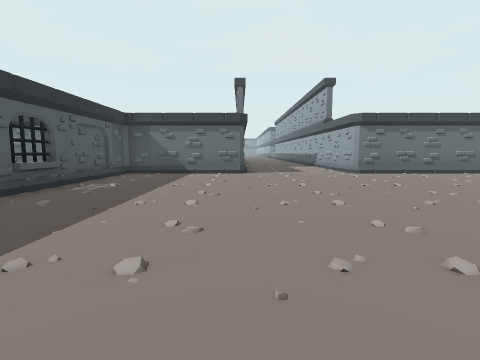
view 1 (above)

13 first-person views from a walk through a Godot game level. The camera is 1.4 m above the floor, tilts 6° down and sees 85° across. The floor is counted in squares, 2 m on a side. Each view is taken from the middle of a square. On the plan, view 1 faces up. The plan holds only what a view shows up to about 9 squares ahead; the rest is blank. The place goes on beyond the plan.

view 2
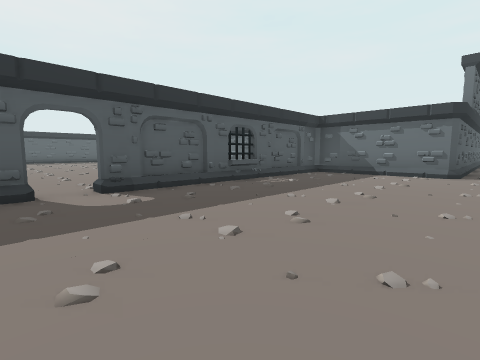

view 3
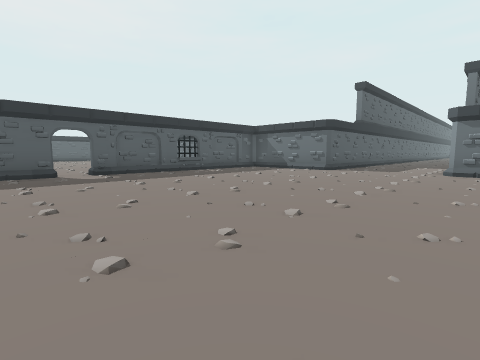

view 4
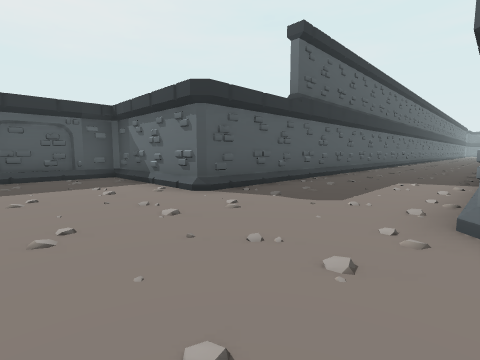

view 5
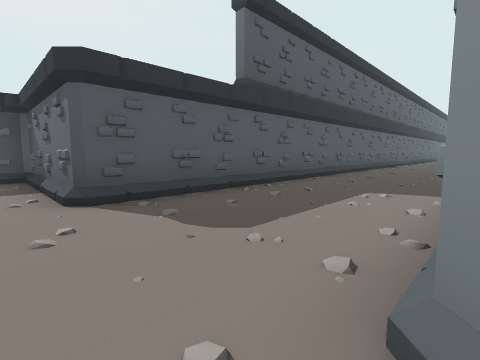

view 6
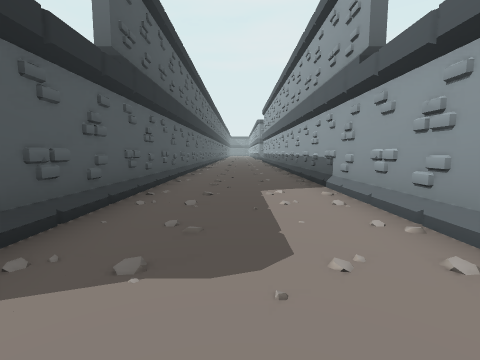

view 7
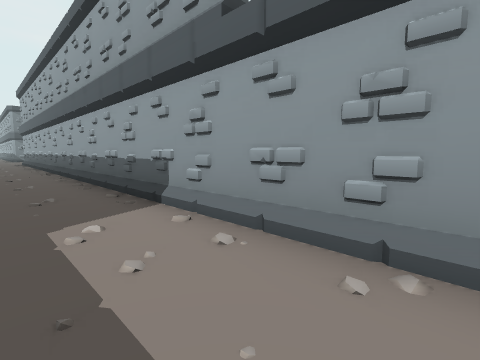

view 8
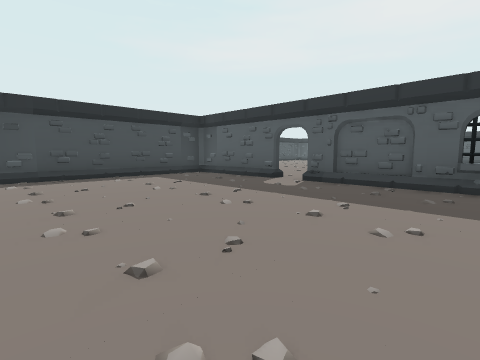

view 9
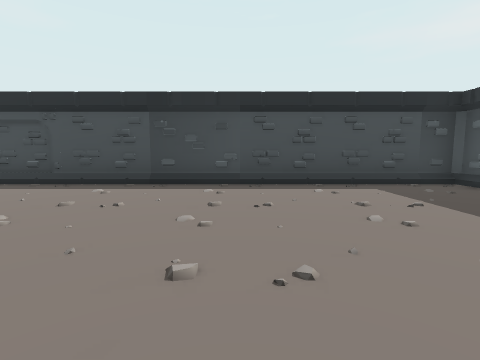

view 10
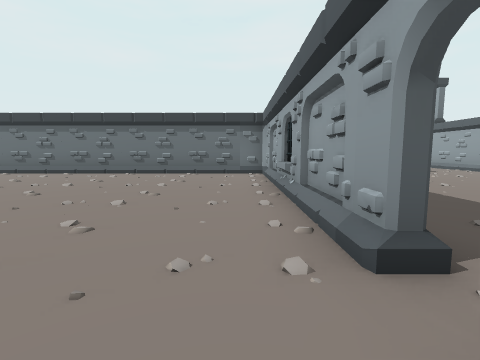

view 11
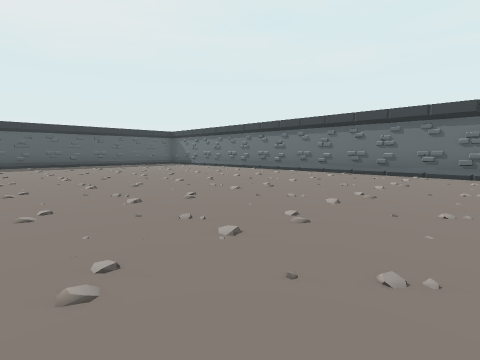

view 12
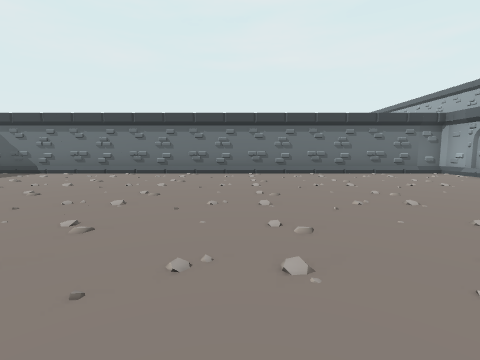

view 13
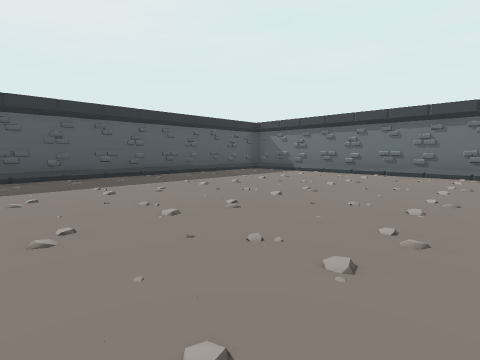

### Floor plan
Points are (right, up) in squares from view 1. A wall is a line through its corners. A room is listed if a view was taken in it or the views show most of it. See-through windows are left out.
Room 1 (views 1, 2, 3, 4, 5, 6, 7, 8, 9)
walls: (5.5, 8.9) (3.9, 8.9) (3.9, 17.5); (-3.9, 0.5) (-3.9, -2.9) (5.5, -2.9); (0.1, 17.1) (0.1, 9) (0, 8.9) (-3.9, 8.9) (-3.9, 1.5)
ways out: opening at (-4, 1) to room 2
Room 2 (views 10, 11, 12, 13)
walls: (-4.1, 1.5) (-4.1, 8.9) (-19.1, 8.9); (-19.9, 5) (-19.9, 0.2)
ways out: opening at (-4, 1) to room 1

Where each view was taken, in squares from view 1:
view 1: 0 up, 0 right, facing up
view 2: 0 up, 1 right, facing up-left
view 3: 1 down, 5 right, facing up-left
view 4: 6 up, 4 right, facing up-left
view 5: 8 up, 4 right, facing up-left
view 6: 8 up, 2 right, facing up
view 7: 10 up, 2 right, facing up-right
view 8: 5 up, 2 right, facing down-left
view 9: 3 up, 1 right, facing down
view 10: 0 up, 5 left, facing up
view 11: 0 up, 5 left, facing up-left
view 12: 0 up, 11 left, facing up
view 13: 0 up, 12 left, facing up-left
